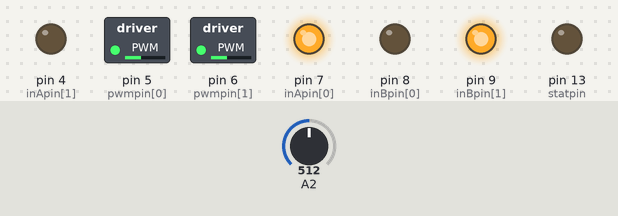
This sketch was run on a simulated Arduino Uno, built with avr-gcc and run on an emulated ATmega328P. Shown: switched loads named in the sketch (green lamp = pin HIGH), output pins drawn as LEDs (lit = HIGH). The inputs (shaded band) are chosen by the test bench; at power-on: A2 = 512.

Above: at 0.05 s.
At 0.95 s:
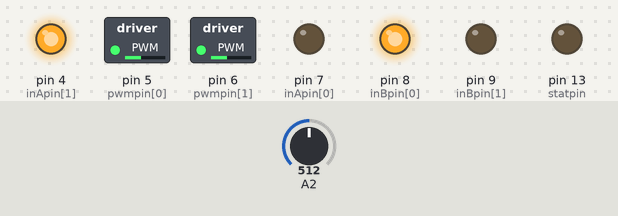
Timing chart, 0 to 3.0 s (numbered marks = the images above):
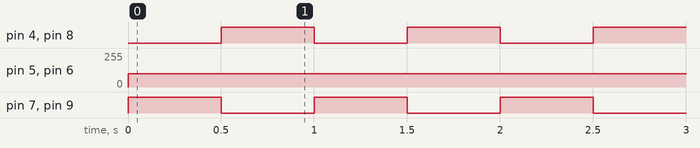

The sketch:

Robot_Monster_Shield_working.ino
```cpp
// (licence header left out)
#define BRAKEVCC 0
#define CW   1
#define CCW  2
#define BRAKEGND 3
#define CS_THRESHOLD 100

/*  VNH2SP30 pin definitions
 xxx[0] controls '1' outputs
 xxx[1] controls '2' outputs */
int inApin[2] = {7, 4};  // INA: Clockwise input
int inBpin[2] = {8, 9}; // INB: Counter-clockwise input
int pwmpin[2] = {5, 6}; // PWM input
int cspin[2] = {2, 3}; // CS: Current sense ANALOG input
int enpin[2] = {0, 1}; // EN: Status of switches output (Analog pin)

int statpin = 13;

void setup()
{
  Serial.begin(9600);

  pinMode(statpin, OUTPUT);

  // Initialize digital pins as outputs
  for (int i=0; i<2; i++)
  {
    pinMode(inApin[i], OUTPUT);
    pinMode(inBpin[i], OUTPUT);
    pinMode(pwmpin[i], OUTPUT);
  }
  // Initialize braked
  for (int i=0; i<2; i++)
  {
    digitalWrite(inApin[i], LOW);
    digitalWrite(inBpin[i], LOW);
  }
  // motorGo(0, CW, 1023);
  // motorGo(1, CCW, 1023);
}

void loop()
{
  motorGo(0, CW, 100);
  motorGo(1, CCW, 100);
  delay(500);

  motorGo(0, CCW, 100);
  motorGo(1, CW, 100);
  delay(500);

  if ((analogRead(cspin[0]) < CS_THRESHOLD) && (analogRead(cspin[1]) < CS_THRESHOLD))
    digitalWrite(statpin, HIGH);
}

void motorOff(int motor)
{
  // Initialize braked
  for (int i=0; i<2; i++)
  {
    digitalWrite(inApin[i], LOW);
    digitalWrite(inBpin[i], LOW);
  }
  analogWrite(pwmpin[motor], 0);
}

/* motorGo() will set a motor going in a specific direction
 the motor will continue going in that direction, at that speed
 until told to do otherwise.

 motor: this should be either 0 or 1, will selet which of the two
 motors to be controlled

 direct: Should be between 0 and 3, with the following result
 0: Brake to VCC
 1: Clockwise
 2: CounterClockwise
 3: Brake to GND

 pwm: should be a value between ? and 1023, higher the number, the faster
 it'll go
 */
void motorGo(uint8_t motor, uint8_t direct, uint8_t pwm)
{
  if (motor <= 1)
  {
    if (direct <=4)
    {
      // Set inA[motor]
      if (direct <=1)
        digitalWrite(inApin[motor], HIGH);
      else
        digitalWrite(inApin[motor], LOW);

      // Set inB[motor]
      if ((direct==0)||(direct==2))
        digitalWrite(inBpin[motor], HIGH);
      else
        digitalWrite(inBpin[motor], LOW);

      analogWrite(pwmpin[motor], pwm);
    }
  }
}
```

Measured:
- by itself, pin 4 (inApin[1]), pin 7 (inApin[0]), pin 8 (inBpin[0]), pin 9 (inBpin[1]): alternates HIGH for 0.50 s and LOW for 0.50 s
- by itself, pin 5 (pwmpin[0]), pin 6 (pwmpin[1]): 0/255 → 100/255 at 0.00 s
